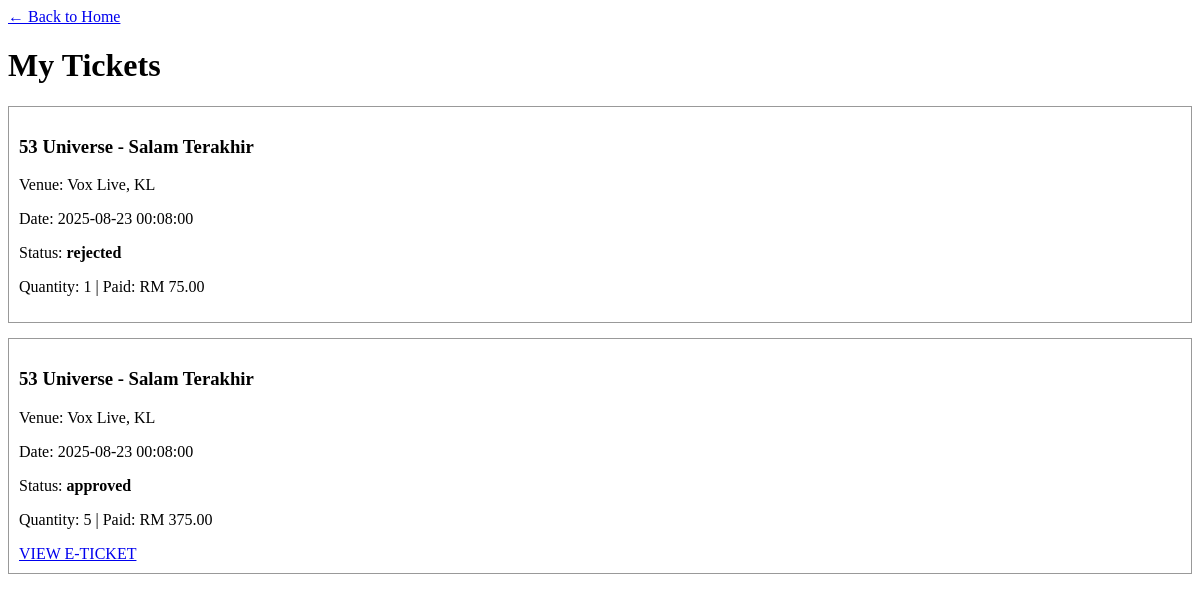
The page /my_tickets.php (signed in) on the database as committed earlier.
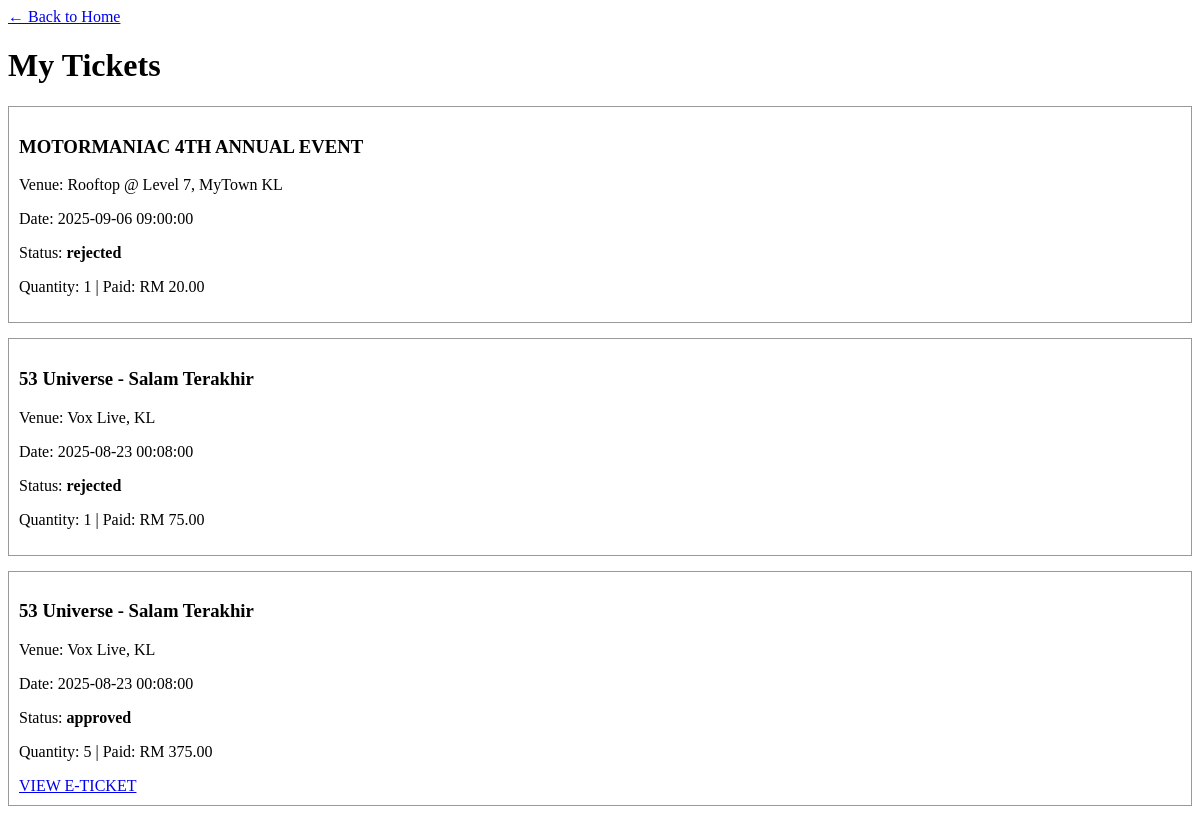
The same page on the database as committed later.
### tables this page shows
CREATE TABLE `bookings` (
  `id` int(11) NOT NULL,
  `user_id` int(11) DEFAULT NULL,
  `concert_id` int(11) DEFAULT NULL,
  `quantity` int(11) DEFAULT 1,
  `total_price` decimal(10,2) DEFAULT 0.00,
  `booking_date` timestamp NOT NULL DEFAULT current_timestamp(),
  `status` enum('pending_payment','verification_pending','approved','rejected') DEFAULT 'pending_payment',
  `qr_code_data` varchar(255) DEFAULT NULL
);

CREATE TABLE `concerts` (
  `id` int(11) NOT NULL,
  `artist` varchar(100) DEFAULT NULL,
  `venue` varchar(100) DEFAULT NULL,
  `event_date` datetime DEFAULT NULL,
  `price` decimal(10,2) DEFAULT NULL,
  `capacity` int(11) DEFAULT 100,
  `description` text DEFAULT NULL,
  `spotify_url` varchar(255) DEFAULT NULL,
  `image_url` varchar(255) DEFAULT NULL
);

### my_tickets.php (the view, shortened to what this page needs)
<?php
include 'config.php';
$user_id = $_SESSION['user_id'];
?>
<!DOCTYPE html>
<html>
<head>
</head>
<body>
<a href="index.php">&larr; Back to Home</a>
<h1>My Tickets</h1>
<?php
$sql = "SELECT b.*, c.artist, c.venue, c.event_date FROM bookings b JOIN concerts c ON b.concert_id = c.id WHERE b.user_id='$user_id' ORDER BY b.booking_date DESC";
$res = mysqli_query($conn, $sql);
while($row = mysqli_fetch_assoc($res)):
    $status = $row['status'];
?>
    <div style="border: 1px solid #999; margin-bottom: 15px; padding: 10px;">
        <h3><?php echo $row['artist']; ?></h3>
        <p>Venue: <?php echo $row['venue']; ?></p>
        <p>Date: <?php echo $row['event_date']; ?></p>
        <p>Status: <strong><?php echo $status; ?></strong></p>
        <p>Quantity: <?php echo $row['quantity']; ?> | Paid: RM <?php echo $row['total_price']; ?></p>
        <?php if ($status == 'approved'): ?>
            <a href="view_ticket.php?id=<?php echo $row['id']; ?>">VIEW E-TICKET</a>
        <?php elseif ($status == 'pending_payment'): ?>
             <a href="book.php?step=upload&bid=<?php echo $row['id']; ?>">UPLOAD RECEIPT</a>
        <?php endif; ?>
    </div>
<?php endwhile; ?>
</body>
</html>

Rows that differ between the two databases and show on the page:
added bookings: concert.artist "MOTORMANIAC 4TH ANNUAL EVENT", concert.venue "Rooftop @ Level 7, MyTown KL", concert.event_date "2025-09-06 09:00:00", status "rejected", quantity "1", total_price "20.00"
